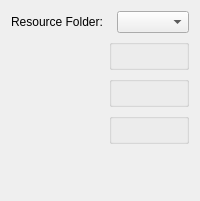
     <widget class="QWidget" name="Resources">
      <attribute name="title">
       <string>Resources</string>
      </attribute>
      <layout class="QFormLayout" name="formLayout_7">
       <item row="0" column="0">
        <widget class="QLabel" name="label_15">
         <property name="text">
          <string>Resource Folder:</string>
         </property>
        </widget>
       </item>
       <item row="0" column="1">
        <layout class="QHBoxLayout" name="horizontalLayout_1">
         <item>
          <widget class="KisFileNameRequester" name="m_urlResourceFolder" native="true">
           <property name="sizePolicy">
            <sizepolicy hsizetype="MinimumExpanding" vsizetype="Preferred">
             <horstretch>0</horstretch>
             <verstretch>0</verstretch>
            </sizepolicy>
           </property>
          </widget>
         </item>
         <item>
          <widget class="QComboBox" name="m_resourceFolderSelector"/>
         </item>
        </layout>
       </item>
       <item row="1" column="1">
        <widget class="KisWarningBlock" name="grpNonWritableLocation"/>
       </item>
       <item row="3" column="1">
        <widget class="KisWarningBlock" name="grpRestartMessage"/>
       </item>
       <item row="4" column="1">
        <widget class="KisWarningBlock" name="grpAndroidWarningMessage"/>
       </item>
       <item row="5" column="0" colspan="2">
        <spacer name="verticalSpacer_5">
         <property name="orientation">
          <enum>Qt::Vertical</enum>
         </property>
         <property name="sizeHint" stdset="0">
          <size>
           <width>20</width>
           <height>40</height>
          </size>
         </property>
        </spacer>
       </item>
      </layout>
     </widget>
